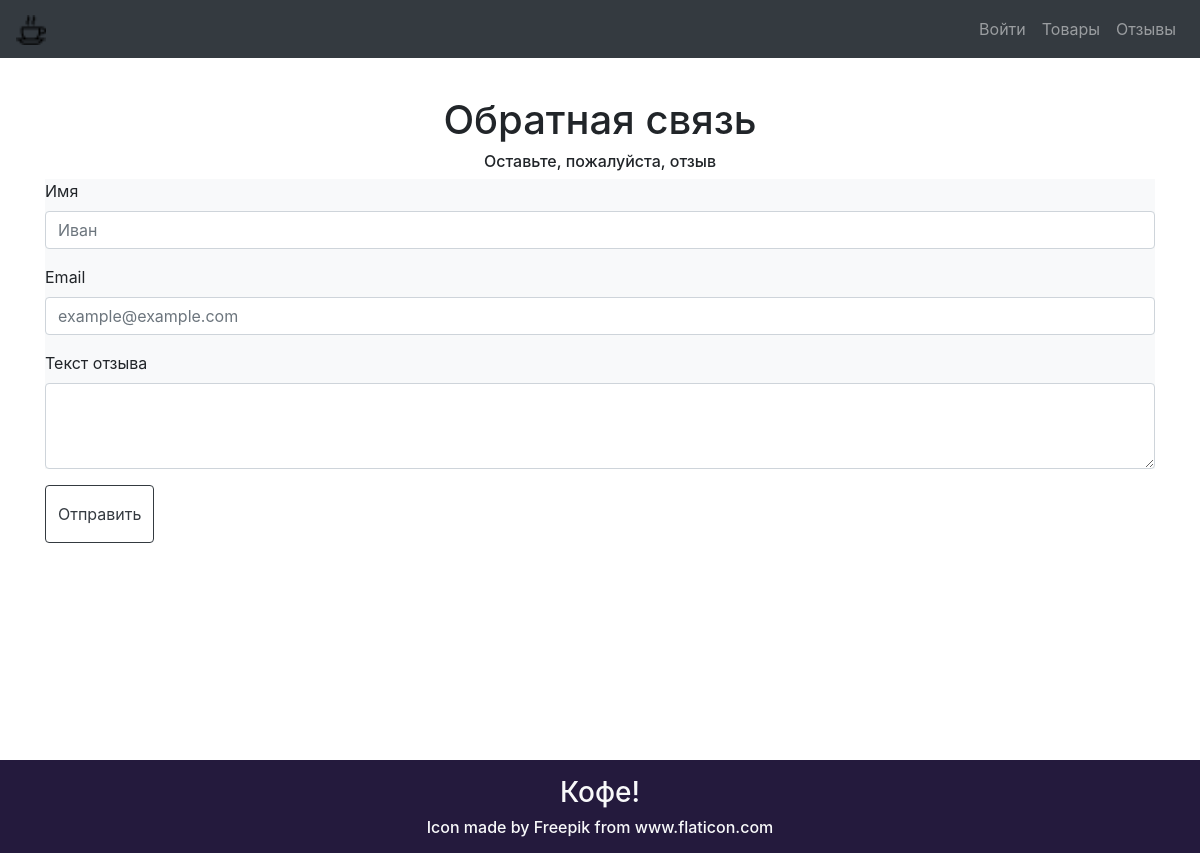
The app's page /reviews, older data.
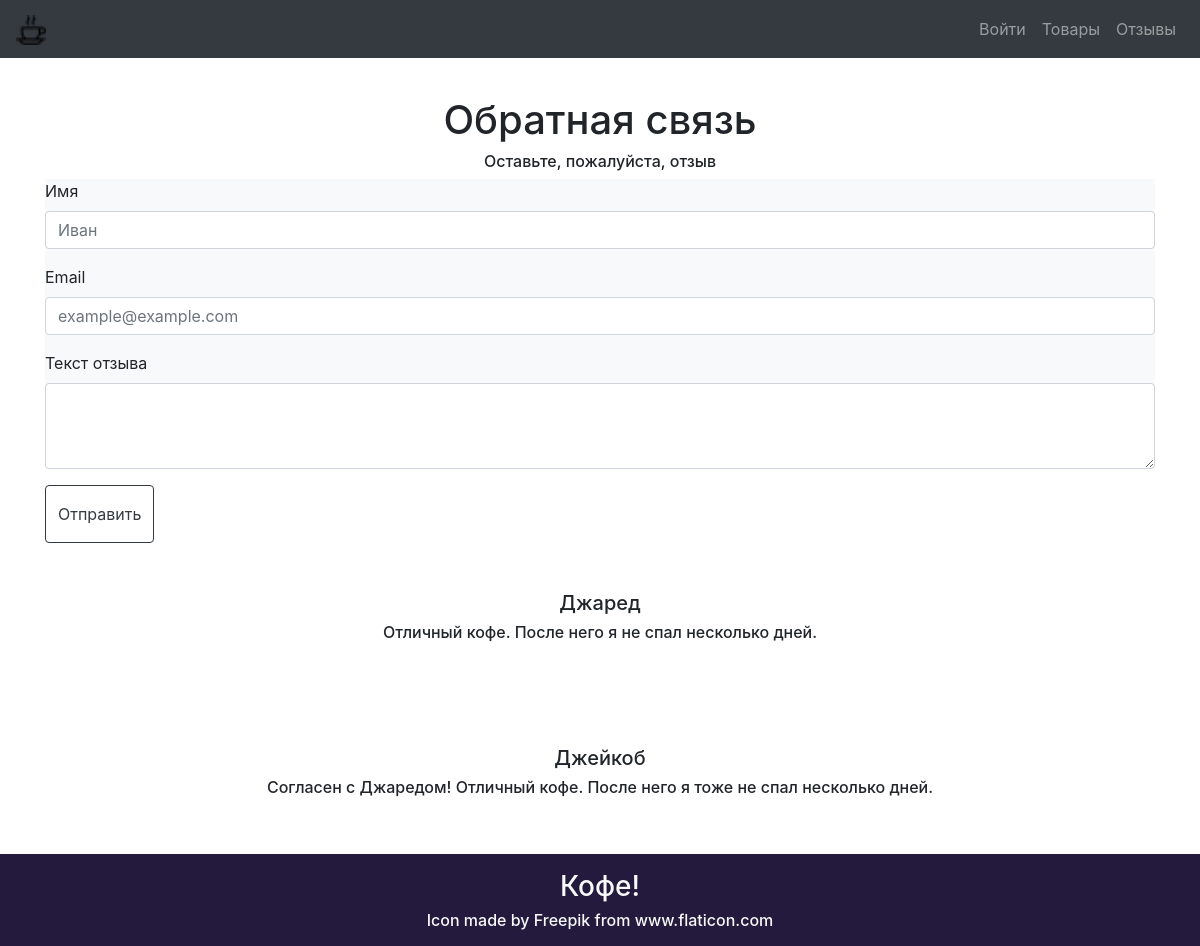
The same page, newer data.
### setup.py (models this page shows)
class Reviews(db.Model):
    id =                db.Column(db.Integer, primary_key=True)
    name =              db.Column(db.String(80), nullable=False)
    email =             db.Column(db.String(80), nullable=False)
    text =              db.Column(db.Text)

### setup.py (the view, shortened to what this page needs)
@app.route('/reviews', methods=["GET", "POST"])
def render_reviews():
    return render_template("reviews.html", reviews=get_reviews())

### setup.py (called while the page is built)
def get_reviews():
    return Reviews.query.all()

### templates/reviews.html (shortened to what this page needs)
{% extends 'base.html' %}
{% block content %}
    <div class="main container">
        <h1 class="pt-3 text-center">Обратная связь</h1>
        <h6 class="text-center">Оставьте, пожалуйста, отзыв</h6>
        <form method="POST">
            <div class="container-md bg-light">
                <div class="form-group">
                    <label for="name">Имя</label>
                    <input type="text" class="form-control" name="name" placeholder="Иван">
                </div>
                <div class="form-group">
                    <label for="email">Email</label>
                    <input type="email" class="form-control" name="email" placeholder="example@example.com">
                </div>
                <div class="form-group">
                    <label for="review">Текст отзыва</label>
                    <textarea class="form-control" name="review" rows="3"></textarea>
                </div>
            </div>
            <button type="submit" class="btn login-button btn-outline-dark py-3">Отправить</button>
        </form>
        {% if reviews %}
            {% for review in reviews %}
            <div class="container py-5">
                <h5 class="text-center">{{review.name}}</h6>
                <h6 class="text-center">{{review.text}}</h6>
            </div>
            {% endfor %}
        {% endif %}
    </div>
{% endblock%}

### templates/base.html (shortened to what this page needs)
<!DOCTYPE html>
<html lang="en">
<head>
    <link rel="stylesheet" href="{{ url_for('static', filename='bootstrap/css/bootstrap.min.css') }}">
</head>
<body>
    <div class="header">
        <nav class="navbar navbar-expand-lg navbar-dark bg-dark text-light">
            <a href="/index" class="navbar-brand"><img src="{{ url_for('static', filename='img/coffee1616.png') }}" class="img-responsive"></a>
            <div class="collapse navbar-collapse justify-content-end" id="navbarSupportedContent">
                <ul class="navbar-nav">
                    {% if session.login %}
                        <li class="nav-item">
                            <a href="/{{session.login}}" class="nav-item nav-link">{{ session.login }}</a>
                        </li>
                        <li class="nav-item">
                            <a href="/logout" class="nav-item nav-link">Выйти</a>
                        </li>
                    {% else %}
                        <li class="nav-item">
                            <a href="/login" class="nav-item nav-link">Вoйти</a>
                        </li>
                    {% endif %}
                    <li class="nav-item">
                        <a href="/catalogue" class="nav-item nav-link">Товары</a>
                    </li>
                    <li class="nav-item">
                        <a href="/reviews" class="nav-item nav-link">Отзывы</a>
                    </li>
                </ul>
            </div>
        </nav>
    </div>
    {% block content %}
    {% endblock %}
    <footer class="page-footer font-small special-color-dark pt-2 text-light">
        <div class="footer-copyright text-center py-2">
            <h3>Кофе!</h3>
            <h6>Icon made by Freepik from <a
                href="https://www.flaticon.com/ru/free-icon/coffee-cup_273048">www.flaticon.com</a>
            </h6>
        </div>
    </footer>
</body>

### templates/reviews.html (style rules this page uses)
.main { min-height: 85vh; height: 100% }
ul { list-style-type: none; }
a, a:hover { color: inherit; text-decoration: none; }
.header { min-height: 10vh; }
.img-responsive { height: 30px; width: 30px; }
footer { min-height: 10vh; background-color: #241A3D; }

Row changes from the older to the newer data that the page shows:
added Reviews: name "Джаред", text "Отличный кофе. После него я не спал несколько дней."
added Reviews: name "Джейкоб", text "Согласен с Джаредом! Отличный кофе. После него я тоже не спал несколько дней."
